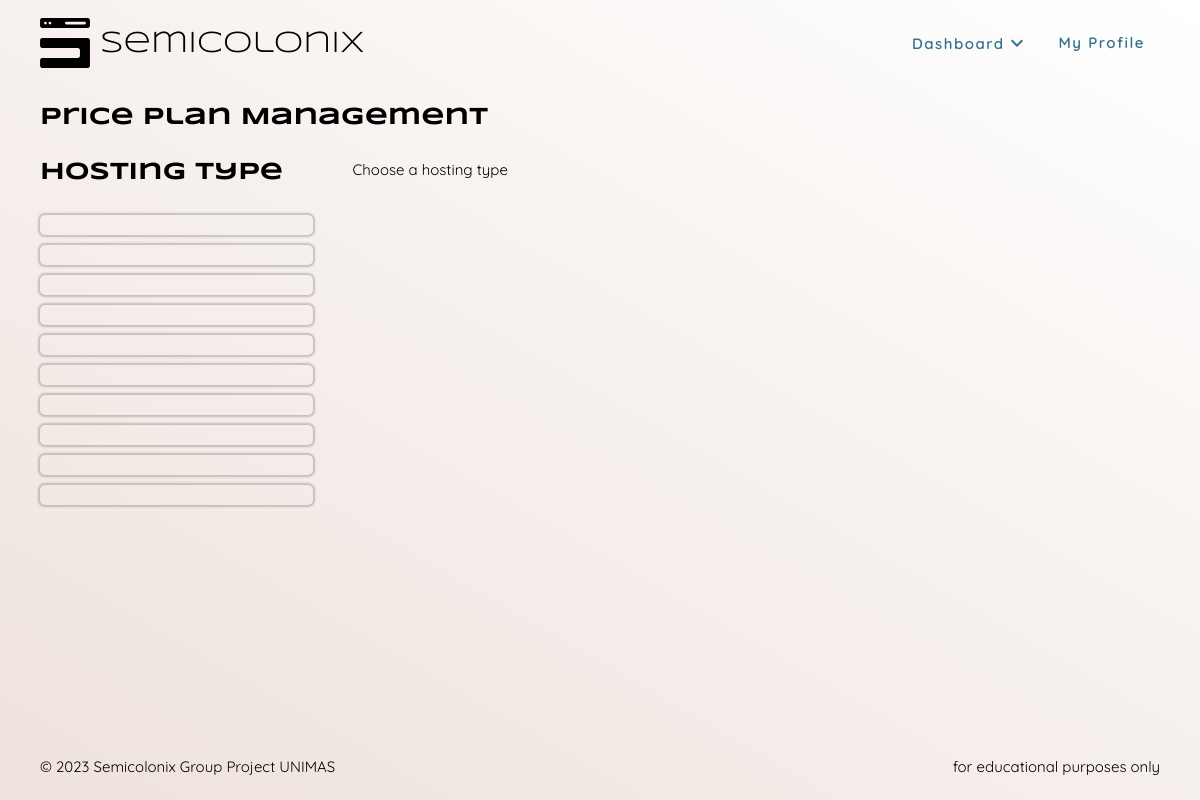
The page /admin/manage_price_plan.php (signed in) on the database as committed earlier.
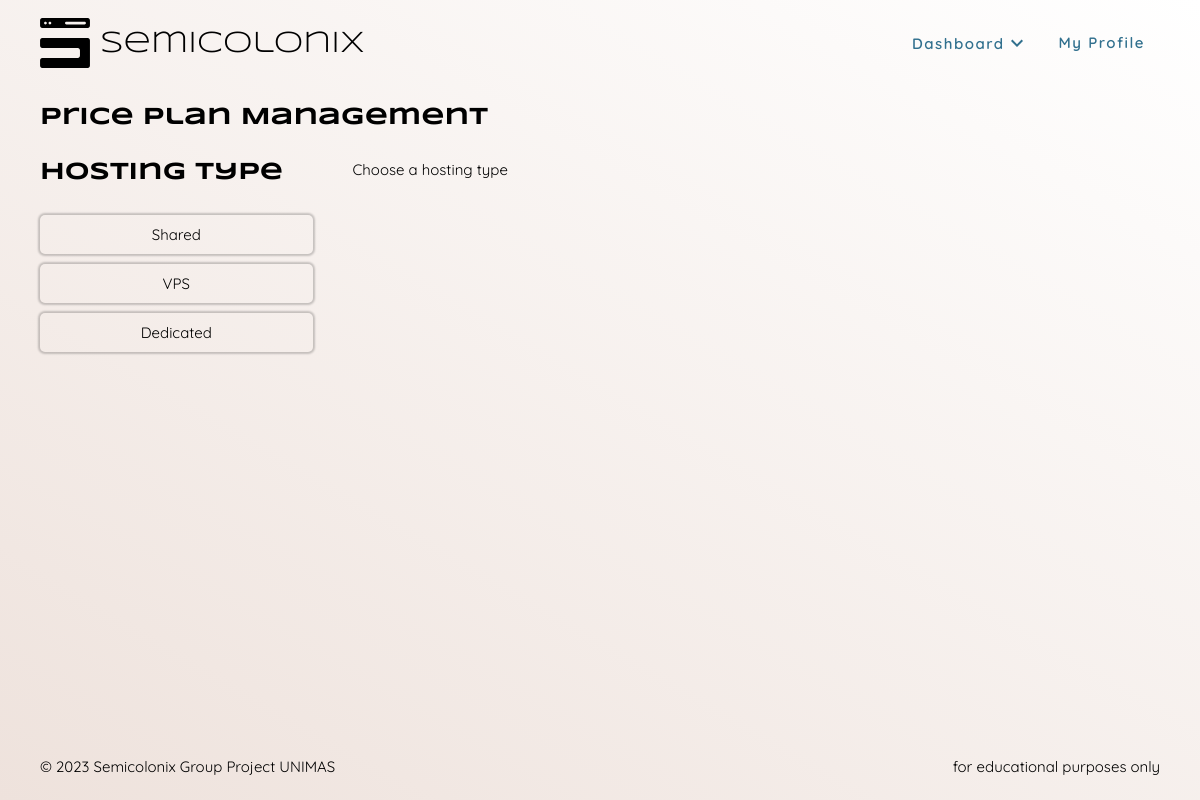
The same page on the database as committed later.
### tables this page shows
CREATE TABLE `product` (
  `prod_id` varchar(255) NOT NULL,
  `prod_name` varchar(255) NOT NULL,
  `prod_status` enum('ACTIVE','INACTIVE') NOT NULL
);

### handlers/get_all_product.php (called while the page is built, shortened)
<?php
function getAllProduct(?String $select = null)
{
    require($_SERVER['DOCUMENT_ROOT'] . "/config/conn.php");
    $response = array();
    try {
        if ($select == null) {
            $query = "SELECT * FROM product";
        } else {
            $query = "SELECT * FROM product WHERE prod_id = '" . $select . "'";
        }
        $result = mysqli_query($conn, $query);
        while ($row = mysqli_fetch_array($result)) {
            $response[] = [
                'prod_id' => $row['prod_id'],
                'prod_name' => $row['prod_name'],
                'prod_status' => $row['prod_status']
            ];
        }
    } catch (Exception $e) {
        unset($response);
        $response['error'] = $e->getMessage();
    }
    return $response;
}

### admin/manage_price_plan.php (the view, shortened to what this page needs)
<?php
require_once($_SERVER['DOCUMENT_ROOT'] . "/config/conn.php");
?>
<!DOCTYPE html>
<html lang="en">
<head>
    <link rel="stylesheet" href="/css/main.css">
    <link rel="stylesheet" href="/css/admin-manage-price-plan.css">
</head>
<body>
    <?php require_once($_SERVER['DOCUMENT_ROOT'] . "/includes/nav.php"); ?>
    <div class="main-container">
        <h1>Price Plan Management</h1>
        <div class="grid-layout">
            <div class="grid-layout-content-1">
                <h1 class="text-h1">Hosting Type</h1>
                <form action="<?php echo $_SERVER['PHP_SELF']; ?>" method='GET'>
                    <?php
                    require_once($_SERVER['DOCUMENT_ROOT'] . "/handlers/get_all_product.php");
                    try {
                        $allProduct = getAllProduct();
                        foreach ($allProduct as $prod) {
                            echo "<button type='submit' name='prod_id' value='" . $prod['prod_id'] . "'>" . $prod['prod_name'] . "</button>";
                        }
                    } catch (Exception $e) {
                        echo $e->getMessage();
                    }
                    ?>
                </form>
            </div>
            <div class="grid-layout-content-2">
                <?php
                try {
                    if (!isset($_GET['prod_id']) || empty($_GET['prod_id'])) {
                        throw new Exception("Choose a hosting type");
                    }
                } catch (Exception $e) {
                    echo $e->getMessage();
                }
                ?>
            </div>
        </div>
    </div>
    <?php require_once($_SERVER['DOCUMENT_ROOT'] . "/includes/footer.php"); ?>
</body>
</html>

### includes/nav.php (shortened to what this page needs)
<nav id="nav-bar" class="w-100 flex-row between" role="navigation">
    <?php
    if (isset($_SESSION['loggedin']) && $_SESSION['loggedin']) {
        if ($_SESSION['role'] == "admin") {
            echo "<a id='logo' href='/admin/dashboard.php'>";
        } else {
            echo "<a id='logo' href='/index.php'>";
        }
    } else {
        echo "<a id='logo' href='/index.php'>";
    }
    ?>
    <div class="flex-row middle">
        <h1 class="black font-w-400 text-title margin-0">Semicolonix</h1>
    </div>
    </a>
    <div class="flex-row">
        <?php
        if (isset($_SESSION['loggedin']) && $_SESSION['loggedin']) {
            if ($_SESSION['role'] == "admin") {
                echo "<div class='dropdown flex-row'>";
                echo "<div class='flex-row middle'>
                    <span class='c1 text-normal font-w-600'><a class='c1 text-normal font-w-600' href='/admin/dashboard.php'>Dashboard</a></span>
                    <img class='rotate-180' src='/assets/icon/drop-down.svg' alt=''>
                </div>";
                echo "</div>";
            }
            echo "<a class='c1 text-normal font-w-600' href='/pages/myprofile.php'>My Profile</a>";
        }
        ?>
    </div>
</nav>

### includes/footer.php
<footer class="flex-row between">
    <p class="font-second font-w-400 text-normal">&copy; 2023 Semicolonix Group Project UNIMAS</p>
    <p class="font-second font-w-400 text-normal">for educational purposes only</p>
</footer>

### css/main.css (style rules this page uses)
:root { --color-black: #000000; --color-white: #ffffff; --color-green: #008000; --color-red: #ff0000; --color-orange: #ff6f00; --color-c1: #31708e; --color-c2: #88bdbc; --color-c3: #eee2dc; --color-c4: #b1a296; --rgb-black: 0, 0, 0; --rgb-white: 255, 255, 255; --rgb-red: 255, 0, 0; --rgb-orange: 255, 111, 0; --rgb-c1: 49, 112, 142; --rgb-c2: 136, 189, 188; --rgb-c3: 238, 226, 220; --rgb-c4: 177, 162, 150; --font-primary: "Syncopate", sans-serif; --font-second: "Quicksand", sans-serif; --font-size-title: 30px; --font-size-h1: 24px; --font-size-normal: 15px; --font-size-small: 12px; font-family: var(--font-primary); }
html, body { height: 100%; width: 100%; background-image: linear-gradient(210deg, var(--color-white), var(--color-c3)); background-repeat: no-repeat; background-attachment: fixed; scroll-behavior: smooth; }
body { display: flex; flex-direction: column; }
a { width: fit-content; height: fit-content; text-decoration: none; color: var(--color-black); }
h1 { font-size: var(--font-size-h1); }
h1, h2, h3, h4, h5, strong { margin: 0; font-weight: 600; font-family: var(--font-primary); }
a, p, body, html, div, iframe, img { margin: 0; border: 0; font-size: var(--font-size-normal); text-decoration: none; }
span { margin: 0; border: 0; font-size: inherit; }
a, div, p { display: block; font-family: var(--font-second); }
.font-second { font-family: var(--font-second); }
.font-w-400 { font-weight: 400; }
.font-w-600 { font-weight: 600; }
.black { --color-current: var(--color-black); color: var(--color-current); }
.c1 { --color-current: var(--color-c1); color: var(--color-current); }
.text-title { font-size: var(--font-size-title); }
.text-h1 { font-size: var(--font-size-h1); }
.text-normal { font-size: var(--font-size-normal); }
.flex-row { display: flex; flex-direction: row; flex-wrap: wrap; }
.between { justify-content: space-between; }
.w-100 { width: 100%; max-width: 100%; }
.middle { display: flex; align-items: center; }
.margin-0 { margin: 0; }
.main-container { display: flex; flex-direction: column; flex-grow: 1; padding: 105px 40px 0 40px; width: 100%; max-width: 100%; box-sizing: border-box; }
footer { width: 100%; padding: 24px 40px; box-sizing: border-box; z-index: 1; }

### css/admin-manage-price-plan.css (style rules this page uses)
.grid-layout { display: grid; grid-template-columns: 1fr 3fr; column-gap: 30px; width: 100%; height: 100%; margin: 30px 0 0 0; }
.grid-layout-content-1, .grid-layout-content-2 { width: 100%; height: 100%; }
.grid-layout-content-2 { padding: 0 10px; box-sizing: border-box; }
button { display: flex; flex-direction: row; align-items: center; justify-content: center; width: 100%; cursor: pointer; padding: 10px 20px; margin-bottom: 10px; border-radius: 5px; border: none; background-color: transparent; box-shadow: 0 0 2px 2px rgba(var(--rgb-black), 0.2); transition: all 0.6s ease; font-family: var(--font-second); font-size: var(--font-seize); }
.grid-layout-content-1 > h1, .grid-layout-content-2 > h1 { margin-bottom: 30px; }

### css/nav.css (style rules this page uses)
#nav-bar { position: fixed; padding: 18px 40px; box-sizing: border-box; background-image: linear-gradient(30deg, var(--color-c3), var(--color-white)); background-repeat: no-repeat; background-attachment: fixed; z-index: 99; }
.logo { width: 50px; height: auto; height: fit-content; margin-right: 10px; }
#nav-bar > div > a { color: var(--color-c1); font-size: var(--font-size-normal); padding: 15px; letter-spacing: 1.5px; }
.dropdown { position: relative; display: inline-block; cursor: pointer; padding: 0 15px; letter-spacing: 1.5px; }
.rotate-180 { width: 24px; height: 24px; transition: all 0.6s ease; }

Rows that differ between the two databases and show on the page:
added product: prod_name "Shared"
added product: prod_name "VPS"
added product: prod_name "Dedicated"
